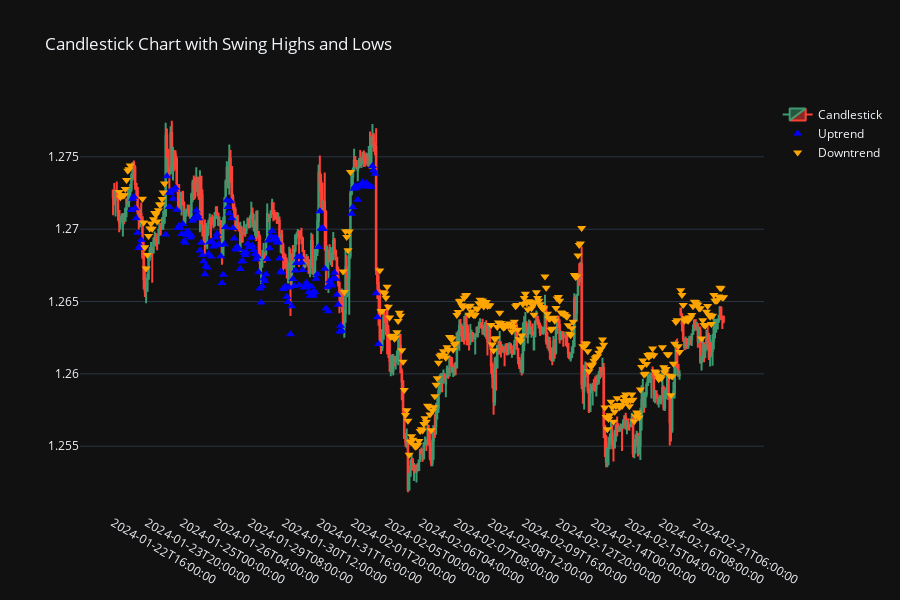

Notebook cell for this chart:
### Code cell
custom_text = df['Bar_Number'].astype(str) + '<br>' + 'Swing High: ' + df['Swing_High'].astype(str) + '<br>' + 'Swing Low: ' + df['Swing_Low'].astype(str)

fig = go.Figure(data=[go.Candlestick(x=df.index,
                                     open=df['Open'],
                                     high=df['High'],
                                     low=df['Low'],
                                     close=df['Close'],
                                     hoverinfo='x+y+text',
                                     text=custom_text,
                                     name='Candlestick')])

# Add trend markers (prioritize uptrend over downtrend)
uptrend_markers = df[df['Trend'] == 'Uptrend']
downtrend_markers = df[df['Trend'] == 'Downtrend']

fig.add_trace(go.Scatter(x=uptrend_markers.index, y=uptrend_markers['Low'] - 0.001 * uptrend_markers['Low'], mode='markers', name='Uptrend', marker=dict(symbol='triangle-up', color='blue', size=8)))
fig.add_trace(go.Scatter(x=downtrend_markers.index, y=downtrend_markers['High'] + 0.001 * downtrend_markers['High'], mode='markers', name='Downtrend', marker=dict(symbol='triangle-down', color='orange', size=8)))

# Update the layout for a clearer view
fig.update_layout(title='Candlestick Chart with Swing Highs and Lows',
                  height=600,
                  template='plotly_dark',
                  xaxis=dict(type='category', nticks=20, showgrid=False),
                  xaxis_rangeslider_visible=False)

# Show the figure
fig.show()

### Figure 1 — Plotly figure (JSON) as saved in the notebook; plotly's stock layout.template omitted (floating-point values rounded to 4 significant figures; data arrays with more than 128 entries replaced by an {"elided": "..."} marker saying what was removed)
{"data": [{"close": {"elided": "501 float values"}, "high": {"elided": "501 float values"}, "hoverinfo": "x+y+text", "low": {"elided": "501 float values"}, "name": "Candlestick", "open": {"elided": "501 float values"}, "text": {"elided": "501 str values"}, "type": "candlestick", "x": {"elided": "501 mixed values"}}, {"marker": {"color": "blue", "size": 8, "symbol": "triangle-up"}, "mode": "markers", "name": "Uptrend", "type": "scatter", "x": {"elided": "177 str values"}, "y": {"elided": "177 float values"}}, {"marker": {"color": "orange", "size": 8, "symbol": "triangle-down"}, "mode": "markers", "name": "Downtrend", "type": "scatter", "x": {"elided": "319 mixed values"}, "y": {"elided": "319 float values"}}], "layout": {"height": 600, "title": {"text": "Candlestick Chart with Swing Highs and Lows"}, "xaxis": {"nticks": 20, "rangeslider": {"visible": false}, "showgrid": false, "type": "category"}}}
